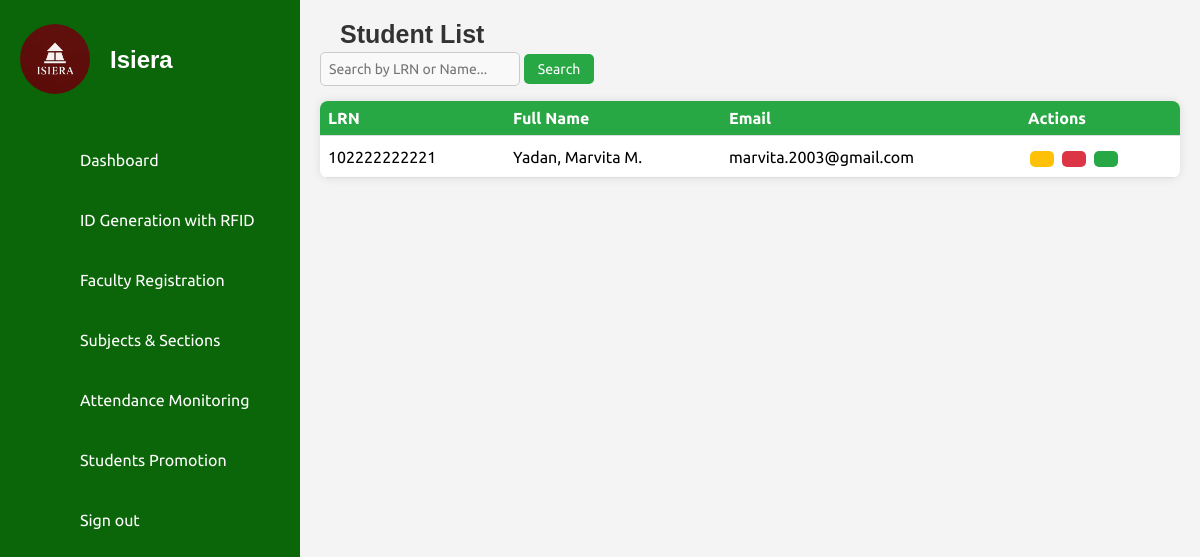
Before: /isiera/details_student.php with the older database file.
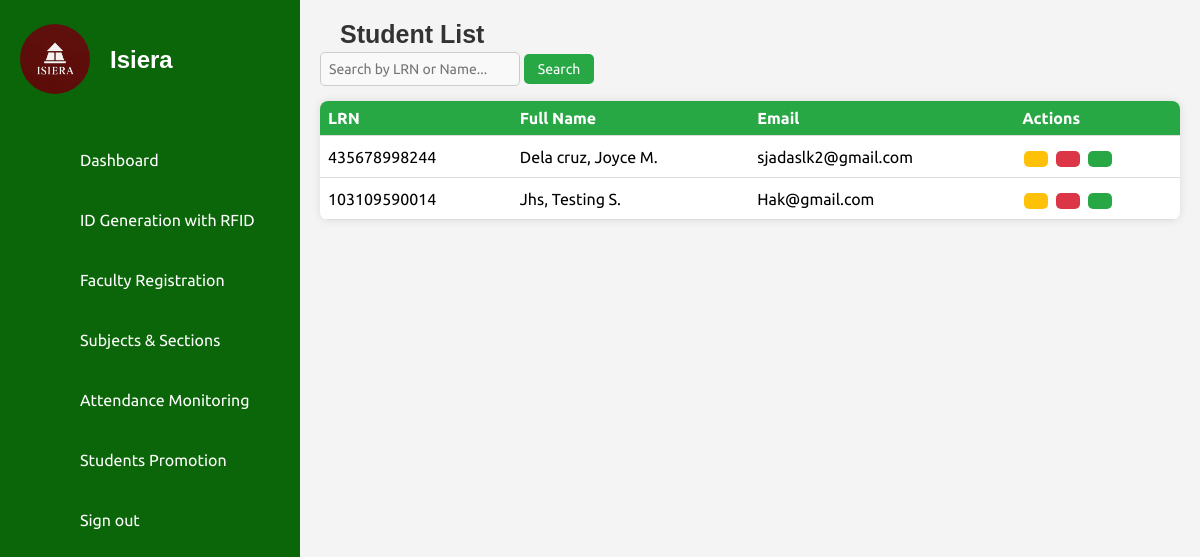
After: the same page with the newer database file.
### tables this page shows
CREATE TABLE `students` (
  `id` int(11) NOT NULL,
  `first_name` varchar(50) NOT NULL,
  `middle_name` varchar(50) DEFAULT NULL,
  `last_name` varchar(50) NOT NULL,
  `lrn` varchar(12) NOT NULL,
  `date_of_birth` date NOT NULL,
  `gender` enum('Male','Female') NOT NULL,
  `citizenship` varchar(50) NOT NULL,
  `address` text NOT NULL,
  `contact_number` varchar(15) NOT NULL,
  `email` varchar(100) NOT NULL,
  `guardian_name` varchar(100) NOT NULL,
  `guardian_contact` varchar(15) NOT NULL,
  `guardian_address` varchar(250) NOT NULL,
  `guardian_relationship` varchar(50) NOT NULL,
  `elementary_school` varchar(100) NOT NULL,
  `year_graduated` year(4) NOT NULL,
  `birth_certificate` varchar(255) NOT NULL,
  `id_photo` varchar(255) NOT NULL,
  `good_moral` varchar(255) DEFAULT NULL,
  `student_signature` varchar(255) NOT NULL,
  `section` varchar(50) DEFAULT NULL,
  `school_year` varchar(9) NOT NULL,
  `grade_level` varchar(20) DEFAULT NULL,
  `student_type` enum('Regular Student','STI Student') DEFAULT NULL,
  `verified_at` timestamp NOT NULL DEFAULT current_timestamp(),
  `created_at` timestamp NOT NULL DEFAULT current_timestamp(),
  `rfid` varchar(50) DEFAULT NULL,
  `mobile_verified` tinyint(1) DEFAULT 0
);

### isiera/details_student.php (the view, shortened to what this page needs)
<?php
include('db_connection.php');
$query = "SELECT lrn,
    CONCAT(
        UPPER(LEFT(last_name, 1)), LOWER(SUBSTRING(last_name, 2)), ', ',
        UPPER(LEFT(first_name, 1)), LOWER(SUBSTRING(first_name, 2)), ' ',
        UPPER(LEFT(middle_name, 1)), '.'
    ) AS fullname,
    email, student_type
    FROM students
    WHERE 1=1";
$query .= " ORDER BY last_name ASC, first_name ASC, middle_name ASC";
$result = mysqli_query($conn, $query);
$students = [];
if (mysqli_num_rows($result) > 0) {
    $students = mysqli_fetch_all($result, MYSQLI_ASSOC);
}
?>
<!DOCTYPE html>
<html lang="en">
<head>
    <link rel="stylesheet" href="assets/css/style.css">
    <link rel="stylesheet" href="assets/css/profile.css">
</head>
<body>
<?php include('sidebar.php'); ?>
<div class="main-content">
    <h2>Student List</h2>
    <div class="search-container">
        <div class="left-search">
            <form id="searchForm" onsubmit="return handleSearch(event)">
                <input type="text" id="searchInput" placeholder="Search by LRN or Name...">
                <button type="submit">Search</button>
            </form>
        </div>
    </div>
    <table class="student-table" id="studentTable">
        <thead>
            <tr>
                <th>LRN</th>
                <th>Full Name</th>
                <th>Email</th>
                <th class="actions-header" style="position: relative;">
                    <div class="header-content">
                        <span>Actions</span>
                    </div>
                </th>
            </tr>
        </thead>
        <tbody id="studentTableBody">
            <?php if (!empty($students)): ?>
                <?php foreach ($students as $student): ?>
                    <tr data-type="<?= strtolower($student['student_type']) ?>">
                        <td><?= $student['lrn'] ?></td>
                        <td><?= $student['fullname'] ?></td>
                        <td><?= $student['email'] ?></td>
                        <td>
                            <button class='edit' title="Edit" onclick='showStudentModal("<?= $student['lrn'] ?>", "edit")'>
                            </button>
                            <button class='archive' title="Archive" onclick='archiveStudent("<?= $student['lrn'] ?>")'>
                            </button>
                            <button class='view' title="View" onclick='showStudentModal("<?= $student['lrn'] ?>", "view")'>
                            </button>
                        </td>
                    </tr>
                <?php endforeach; ?>
            <?php else: ?>
                <tr id="noDataRow"><td colspan="4">No data available.</td></tr>
            <?php endif; ?>
        </tbody>
    </table>
</div>
</body>
</html>

Changed rows visible on the page:
removed students: lrn "102222222221", fullname "Yadan, Marvita M.", email "marvita.2003@gmail.com"
added students: lrn "435678998244", fullname "Dela cruz, Joyce M.", email "sjadaslk2@gmail.com"
added students: lrn "103109590014", fullname "Jhs, Testing S.", email "Hak@gmail.com"
